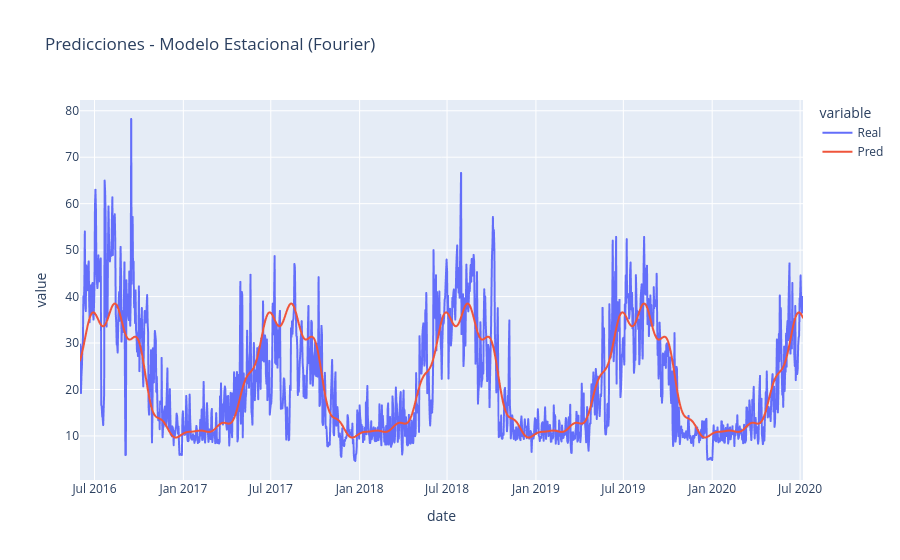

The notebook cell saved with this chart:
### Code cell
# 5. Entrenamiento modelo estacional
Pipeline_seasonal.fit(train[['date']], train['Energy_kWh'])
train_pred_s = Pipeline_seasonal.predict(train[['date']])
test_pred_s = Pipeline_seasonal.predict(test[['date']])

mae_train_s = mean_absolute_error(train['Energy_kWh'], train_pred_s)
mae_test_s = mean_absolute_error(test['Energy_kWh'], test_pred_s)
print(f'MAE Entrenamiento (Estacional): {mae_train_s:.3f}')
print(f'MAE Prueba (Estacional): {mae_test_s:.3f}')

# Gráfica predicciones estacionales
px.line(pd.concat([
    pd.DataFrame({'date': train['date'], 'Real': train['Energy_kWh'], 'Pred': train_pred_s}),
    pd.DataFrame({'date': test['date'], 'Real': test['Energy_kWh'], 'Pred': test_pred_s})
]), x='date', y=['Real', 'Pred'], title='Predicciones - Modelo Estacional (Fourier)').show()

### Figure 1 — Plotly figure (JSON) as saved in the notebook; plotly's stock layout.template omitted (floating-point values rounded to 4 significant figures; data arrays with more than 128 entries replaced by an {"elided": "..."} marker saying what was removed)
{"data": [{"hovertemplate": "variable=Real<br>date=%{x}<br>value=%{y}<extra></extra>", "legendgroup": "Real", "line": {"color": "#636efa", "dash": "solid"}, "marker": {"symbol": "circle"}, "mode": "lines", "name": "Real", "showlegend": true, "type": "scattergl", "x": {"elided": "1498 str values"}, "xaxis": "x", "y": {"elided": "1498 float values"}, "yaxis": "y"}, {"hovertemplate": "variable=Pred<br>date=%{x}<br>value=%{y}<extra></extra>", "legendgroup": "Pred", "line": {"color": "#EF553B", "dash": "solid"}, "marker": {"symbol": "circle"}, "mode": "lines", "name": "Pred", "showlegend": true, "type": "scattergl", "x": {"elided": "1498 str values"}, "xaxis": "x", "y": {"elided": "1498 float values"}, "yaxis": "y"}], "layout": {"legend": {"title": {"text": "variable"}, "tracegroupgap": 0}, "title": {"text": "Predicciones - Modelo Estacional (Fourier)"}, "xaxis": {"anchor": "y", "domain": [0, 1], "title": {"text": "date"}}, "yaxis": {"anchor": "x", "domain": [0, 1], "title": {"text": "value"}}}}
